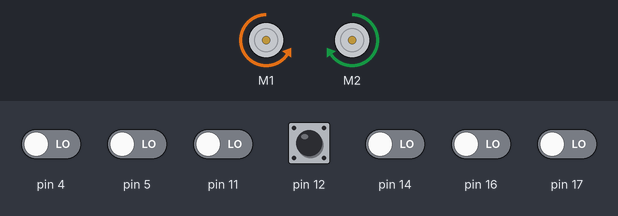
A sketch run on a simulated Arduino Uno, built with avr-gcc and run on an emulated ATmega328P. Parts: 2 × DC motor (green arrow = forward, orange = backward, longer = faster). Inputs (shaded band) come from the test bench; at power-on: pin 12 HIGH, pin 4, pin 5, pin 11, pin 14, pin 16, pin 17 LOW.

Above: at 4.9 s.
5.0 s: pin 4 driven HIGH and pin 16 driven HIGH
At 5.5 s:
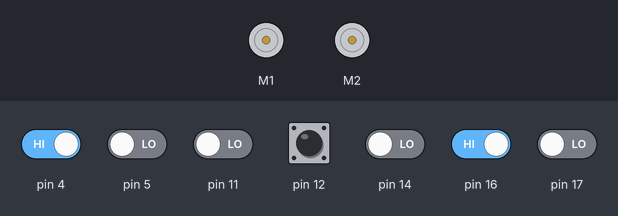
6.6 s: pin 12 pulled LOW for 1 s
At 8.19 s:
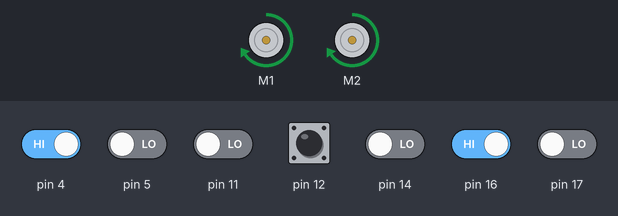
9.7 s: pin 12 pulled LOW for 0.15 s
At 12.3 s:
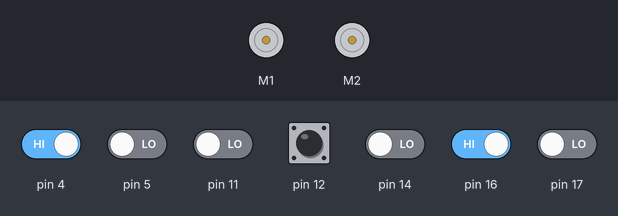
Timing chart, 0 to 13.8 s (numbered marks = the images above; inputs shaded):
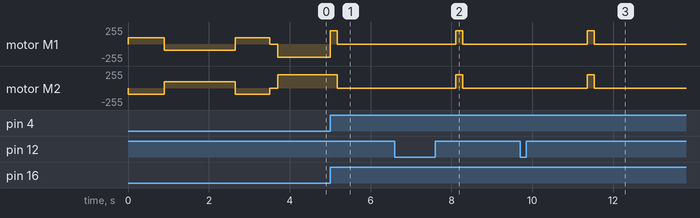

Measured:
- after the input at 5.0 s, motor M1: backward 197/255 → forward 197/255 at once, → stopped 0.17 s later; motor M2: forward 197/255 → stopped after 0.18 s
- after the input at 6.6 s, motor M1, motor M2: stopped → forward 197/255 after 1.5 s, → stopped 0.18 s later
- after the input at 9.7 s, motor M1, motor M2: stopped → forward 197/255 after 1.7 s, → stopped 0.18 s later

The sketch:

Lee_milestone7.ino
```cpp
#include <Wire.h>
#include <ZumoShield.h>

ZumoMotors motors;
ZumoReflectanceSensorArray linesensors(QTR_NO_EMITTER_PIN);
Pushbutton button(ZUMO_BUTTON);

void setup() {
  int i;
  int spin_direction = 1;
  motors.setSpeeds(150*spin_direction, -150*spin_direction);
  for(i = 0; i<100; i++){
    linesensors.calibrate();
    if(i%50 == 25){ // every 50 loops, starting on loop 25...
      spin_direction = -spin_direction;
      motors.setSpeeds(150*spin_direction, -150*spin_direction);
    }
    delay(10);
  }
  motors.setSpeeds(0,0);
  delay(200);
}

unsigned int sensor_vals[6];
int THRESHOLD = 400;
int BASE_SPEED = 310;
int line_posn;
char path[50];
int turn_counter = 0;
bool finish_detected = false;

int INTERSECTION_LEFT_TURN = 0;
int INTERSECTION_RIGHT_TURN = 1;
int INTERSECTION_T = 2;
int INTERSECTION_CROSS = 3;
int INTERSECTION_LEFT_T = 4;
int INTERSECTION_RIGHT_T = 5;
int FINISH = 6;
int NO_INTERSECTION = 7;

double PROPORTION_GAIN = 0.3;
double DERIVATIVE_GAIN = 3;
int last_error = 0;

void follow_line(){
  // follow line
  int error = line_posn - 2500;
  int delta_e = error - last_error;
  int left_speed = BASE_SPEED + PROPORTION_GAIN * error + DERIVATIVE_GAIN * delta_e;
  int right_speed = BASE_SPEED + -PROPORTION_GAIN * error + -DERIVATIVE_GAIN * delta_e;
  last_error = error;
  motors.setSpeeds(left_speed, right_speed);
}

int get_intersection_type() {
  bool line_on_left = sensor_vals[0] > THRESHOLD;
  bool line_on_right = sensor_vals[5] > THRESHOLD;

  bool line_on_left_ever = line_on_left;
  bool line_on_right_ever = line_on_right;

  int finish_counter = 0;

  while(line_on_left || line_on_right){
    linesensors.read(sensor_vals);
    line_on_left = sensor_vals[0] > THRESHOLD;
    line_on_right = sensor_vals[5] > THRESHOLD;

    line_on_left_ever = line_on_left || line_on_left_ever;
    line_on_right_ever = line_on_right || line_on_right_ever;

    finish_counter++;
    if(finish_counter > 60){
      return FINISH;
    }
  }

  bool line_straight = sensor_vals[2] > THRESHOLD || sensor_vals[3] > THRESHOLD;

  if(!line_straight && line_on_left_ever && line_on_right_ever) {
    return INTERSECTION_T;
  }
  if(line_straight && line_on_left_ever && line_on_right_ever){
    return INTERSECTION_CROSS;
  }
  if(!line_straight && !line_on_right_ever){
    return INTERSECTION_LEFT_TURN;
  }
  if(!line_straight && !line_on_left_ever){
    return INTERSECTION_RIGHT_TURN;
  }
  if(line_straight && !line_on_right_ever){
    return INTERSECTION_LEFT_T;
  }
  if(line_straight && !line_on_left_ever){
    return INTERSECTION_RIGHT_T;
  }
}

void turn_left() {
  motors.setSpeeds(-BASE_SPEED, BASE_SPEED);
  while(sensor_vals[3] > THRESHOLD){
    linesensors.read(sensor_vals);
  }
  while(sensor_vals[3] < THRESHOLD){
    linesensors.read(sensor_vals);
  }
}

void turn_right() {
  motors.setSpeeds(BASE_SPEED, -BASE_SPEED);
  while(sensor_vals[2] > THRESHOLD){
    linesensors.read(sensor_vals);
  }
  while(sensor_vals[2] < THRESHOLD){
    linesensors.read(sensor_vals);
  }
}

void u_turn() {
  motors.setSpeeds(-BASE_SPEED, BASE_SPEED);
  while(sensor_vals[0] < THRESHOLD){
    line_posn = linesensors.readLine(sensor_vals);
  }
  while(line_posn > 3000 || line_posn < 2000){
    line_posn = linesensors.readLine(sensor_vals);
  }
}

void shortCut(){
  int solved_path_location = 0;
  while(true){
    line_posn = linesensors.readLine(sensor_vals);

    bool intersection_detected = sensor_vals[0] > THRESHOLD || sensor_vals[5] > THRESHOLD;

    if(intersection_detected) {
      if(solved_path_location == turn_counter){
        motors.setSpeeds(0,0);
        break;
      }

      motors.setSpeeds(BASE_SPEED, BASE_SPEED);
      get_intersection_type();
      if(path[solved_path_location] == 'S'){
        follow_line();
      }
      if(path[solved_path_location] == 'L'){
        turn_left();
      }
      if(path[solved_path_location] == 'R'){
        turn_right();
      }

      solved_path_location++;
    } else {
      follow_line();
    }
  }
  button.waitForButton();
  delay(1500);
  shortCut();
}

void path_reduce(){
  bool flag = false;
  for(int path_location=2; path_location < turn_counter; path_location++){
    if(flag){
      path[path_location-2] = path[path_location];
    } else if(path[path_location-1] == 'U'){
      char a = path[path_location - 2];
      char b = path[path_location];
      char c = ' ';
      int total_angle = 180;
      if(a == 'L'){
        total_angle += 270;
      }
      if(a == 'U'){
        total_angle += 180;
      }
      if(a == 'R'){
        total_angle += 90;
      }
      if(b == 'L'){
        total_angle += 270;
      }
      if(b == 'U'){
        total_angle += 180;
      }
      if(b == 'R'){
        total_angle += 90;
      }
      total_angle = total_angle % 360;
      if(total_angle == 0){
        c = 'S';
      }
      if(total_angle == 90){
        c = 'R';
      }
      if(total_angle == 180){
        c = 'U';
      }
      if(total_angle == 270){
        c = 'L';
      }
      path[path_location - 2] = c;
      flag = true;
    }
  }
  if(flag){
    turn_counter = turn_counter - 2;
    path[turn_counter] = ' ';
    path[turn_counter + 1] = ' ';
    path_reduce();
  } else {
    return;
  }
}

void solved(){
  motors.setSpeeds(0,0);
  path_reduce();
  button.waitForButton();
  delay(500);
  shortCut();
}

void loop() {
  line_posn = linesensors.readLine(sensor_vals);

  bool line_on_left = sensor_vals[0] > THRESHOLD;
  bool line_on_right = sensor_vals[5] > THRESHOLD;

  int intersection_type = NO_INTERSECTION;

  if(line_on_left || line_on_right) {
    motors.setSpeeds(BASE_SPEED, BASE_SPEED);
    intersection_type = get_intersection_type();
  }

  if(intersection_type == NO_INTERSECTION && sensor_vals[1] < THRESHOLD && sensor_vals[2] < THRESHOLD && sensor_vals[3] < THRESHOLD && sensor_vals[4] < THRESHOLD){
    path[turn_counter] = 'U';
    turn_counter++;
    u_turn();
  }

  if(intersection_type == INTERSECTION_RIGHT_T){
    path[turn_counter] = 'S';
    turn_counter++;
    follow_line();
  }
  if(intersection_type == INTERSECTION_LEFT_TURN ||
     intersection_type == INTERSECTION_LEFT_T ||
     intersection_type == INTERSECTION_CROSS ||
     intersection_type == INTERSECTION_T){
    path[turn_counter] = 'L';
    turn_counter++;
    turn_left();
  }
  if(intersection_type == INTERSECTION_RIGHT_TURN){
    path[turn_counter] = 'R';
    turn_counter++;
    turn_right();
  }
  if(intersection_type == NO_INTERSECTION) {
    follow_line();
  }
  if(intersection_type == FINISH){
    solved();
  }
}
```
